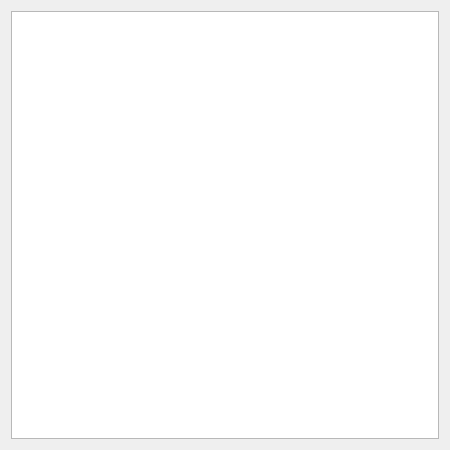
<?xml version="1.0" encoding="UTF-8"?>
<ui version="4.0">
 <class>ScoreboardWindow</class>
 <widget class="QDialog" name="ScoreboardWindow">
  <property name="geometry">
   <rect>
    <x>0</x>
    <y>0</y>
    <width>450</width>
    <height>450</height>
   </rect>
  </property>
  <property name="windowTitle">
   <string>Scoreboard</string>
  </property>
  <layout class="QGridLayout" name="gridLayout">
   <item row="0" column="0">
    <widget class="QTableView" name="tableView"/>
   </item>
  </layout>
 </widget>
 <resources/>
 <connections/>
</ui>
